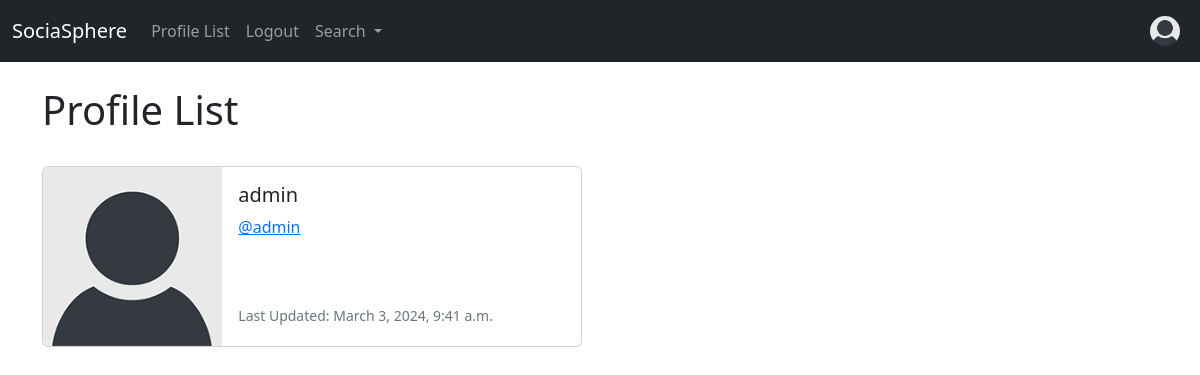
Page /profile_list/ (signed in) on the earlier database version.
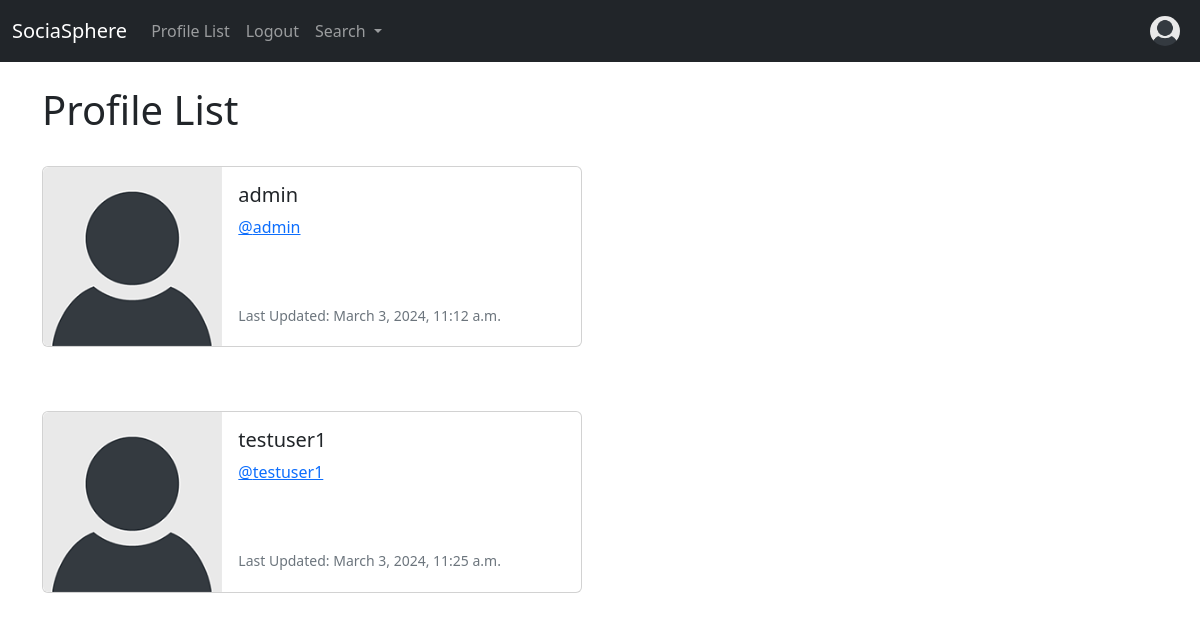
Same page on the later database version.
### dashboard/models.py (models this page shows, shortened)
class Profile(models.Model):
    user = models.OneToOneField(User, on_delete=models.CASCADE)
    follows = models.ManyToManyField("self",
                                     related_name="followed_by",
                                     symmetrical=False,
                                     blank=True)
    date_modified = models.DateTimeField(User, auto_now=True)
    profile_image = models.ImageField(
        null=True, blank=True, upload_to="images/")
    profile_bio = models.CharField(null=True, blank=True, max_length=500)
    homepage_link = models.CharField(null=True, blank=True, max_length=100)
    facebook_link = models.CharField(null=True, blank=True, max_length=100)
    instagram_link = models.CharField(null=True, blank=True, max_length=100)
    linkedin_link = models.CharField(null=True, blank=True, max_length=100)

### dashboard/views.py (the view)
# urls.py: path('profile_list/', views.profile_list, name='profile_list'),
def profile_list(request):
    if request.user.is_authenticated:
        profiles = Profile.objects.exclude(user=request.user)
        return render(request, 'profile_list.html', {"profiles": profiles})
    else:
        messages.success(
            request, ("You Must Be Logged In To View This Page..."))
        return redirect('home')

### dashboard/templates/profile_list.html
{% extends 'base.html' %}
{% load static %}
{% block content %}
    <h1>Profile List</h1>
    <br/>
    {% if profiles %}
        {% for profile in profiles %}
            <div class="card mb-3" style="max-width: 540px;">
                <div class="row g-0">
                    <div class="col-md-4">
                        {% if profile.profile_image %}
                            <img src="{{ profile.profile_image.url }}" width=200 height=200 class="img-fluid rounded-start" alt="{{profile.user.username}}">
                        {% else %}
                            <img src="{% static 'images/default_profile_pic.png' %}" class="img-fluid rounded-start" alt="Profile Image">
                        {% endif %}
                    </div>
                    <div class="col-md-8">
                        <div class="card-body">
                            <h5 class="card-title">{{ profile.user.username }}</h5>
                            <p class="card-text"><a href="{% url 'profile' profile.user.id %}">@{{ profile.user.username|lower }}</a></p>
                            <br/><br/>
                            <p class="card-text"><small class="text-muted">Last Updated: {{ profile.date_modified }}</small></p>
                        </div>
                    </div>
                </div>
            </div>
            <br/><br/>
        {% endfor %}
    {% endif %}
{% endblock %}

Differences in the rows shown:
changed Profile "admin": date_modified "March 3, 2024, 9:41 a.m." → "March 3, 2024, 11:12 a.m."
added Profile: user.username "testuser1", date_modified "March 3, 2024, 11:25 a.m."
